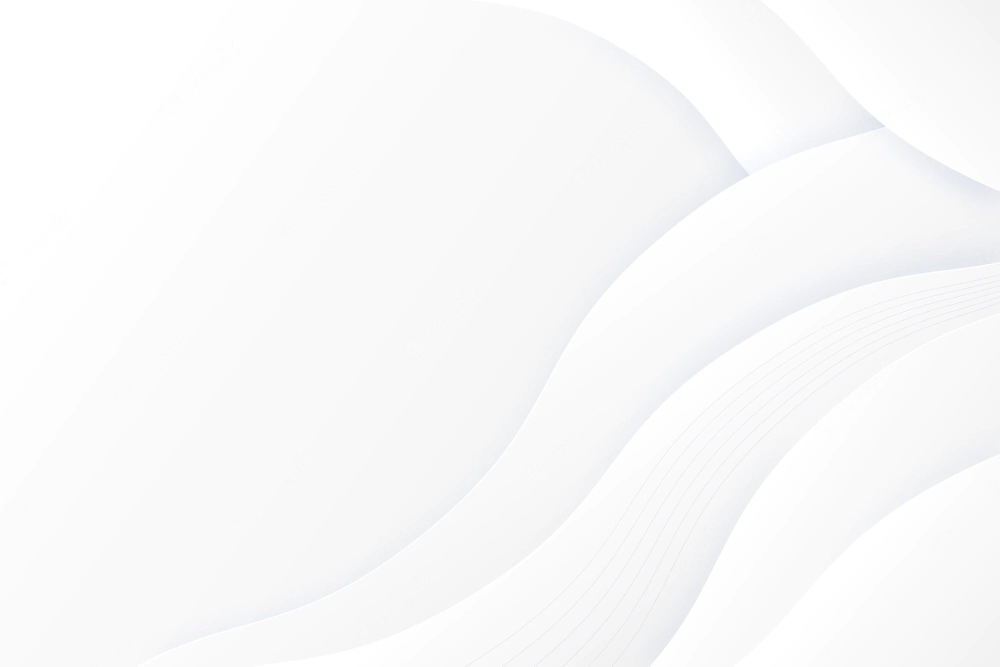
#> input picture FigmaGUI/whiteImage.png, 2000 x 1333 px (shown at 1/2 size); its folder holds only this picture in this run
$ python -i window.py   (imports and definitions only)
#> lines starting #> are read from the running program, lines starting #| are printed output that depends on the picture
from tkinter import *
import tkinter
from PIL import ImageTk,Image #pillow
from tkinter import filedialog
from tkinter.filedialog import askopenfile
import cv2 #preprocessing
import numpy as np #computation
import matplotlib.pyplot as plt
from scipy import ndimage
from skimage.feature import graycomatrix, graycoprops
from sklearn.linear_model import LogisticRegression
import pickle


# [1 line not run here, left out]


#################### Functions ############################

# [9 lines left out: function upload_file, not called in this run]


def preprocessing(imgTest):
    global medianImg,roiImage,robertsImg,formatted,edged_img
    width,height=550,731
    x,y=250,276
    # print(imgTest)
    imgTest= np.uint8(imgTest)
    medianImg= cv2.medianBlur(imgTest,11)
    croped=medianImg[y:y+height, x:x+width]

    #---------------------------------------#
    roberts_cross_v = np.array( [[1, 0 ],
                                [0,-1 ]] )

    roberts_cross_h = np.array( [[ 0, 1 ],
                                [ -1, 0 ]] )
    vertical = ndimage.convolve(croped, roberts_cross_v )
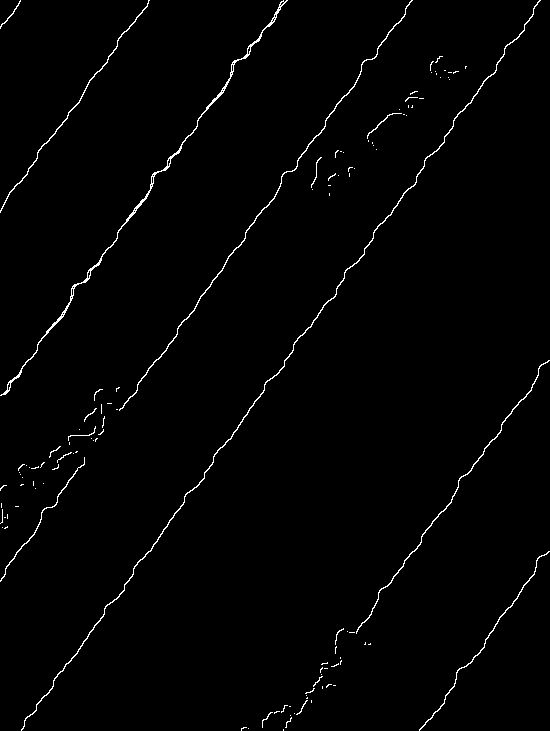
#> vertical: shape (731, 550); min 0, max 255, mean 3.3
    horizontal = ndimage.convolve(croped, roberts_cross_h )
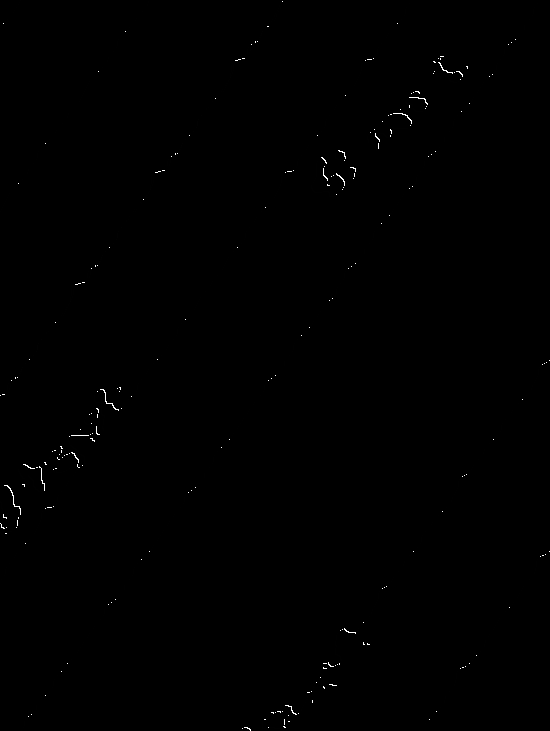
#> horizontal: shape (731, 550); min 0, max 255, mean 0.5
    edged_img = np.sqrt( np.square(horizontal) + np.square(vertical))
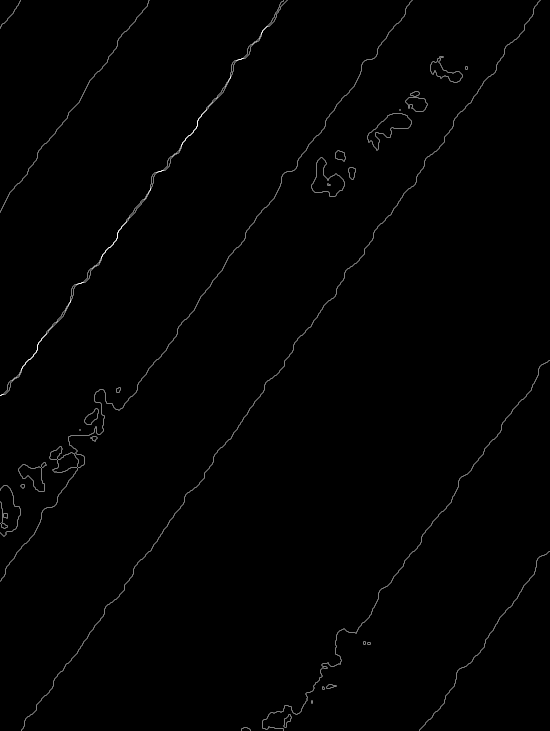
#> edged_img: shape (731, 550) float16; min 0, max 2.83, mean 0.0185; drawn with min black and max white
    formatted = (edged_img * 255 / np.max(edged_img)).astype('uint8')

    edged_img=roberts_filter(croped)

    #---------------------------------------#

    medianImg = cv2.resize(medianImg, dsize=(151, 152), interpolation=cv2.INTER_CUBIC)
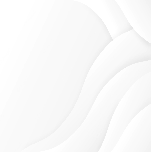
#> medianImg: shape (152, 151); min 229, max 255, mean 249.5
    croped = cv2.resize(croped, dsize=(151, 152), interpolation=cv2.INTER_CUBIC)
#> croped: shape (152, 151)
    roberts= cv2.resize(formatted,dsize=(151,152),interpolation=cv2.INTER_CUBIC)
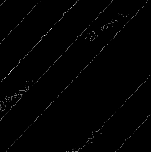
#> roberts: shape (152, 151); min 0, max 236, mean 1.9

    medianImg = Image.fromarray(np.uint8(medianImg))
    croped= Image.fromarray(np.uint8(croped))
    roberts= Image.fromarray(roberts)


    medianImg= ImageTk.PhotoImage(medianImg)
    roiImage= ImageTk.PhotoImage(croped)
    robertsImg= ImageTk.PhotoImage(roberts)

#> (the run stopped early here; a loop or call above may not have finished)
